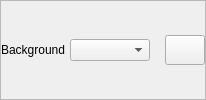
             <widget class="QFrame" name="background_7">
              <property name="maximumSize">
               <size>
                <width>16777215</width>
                <height>16777215</height>
               </size>
              </property>
              <property name="frameShape">
               <enum>QFrame::StyledPanel</enum>
              </property>
              <property name="frameShadow">
               <enum>QFrame::Raised</enum>
              </property>
              <layout class="QHBoxLayout" name="horizontalLayout_46">
               <property name="spacing">
                <number>4</number>
               </property>
               <property name="leftMargin">
                <number>0</number>
               </property>
               <property name="topMargin">
                <number>0</number>
               </property>
               <property name="rightMargin">
                <number>0</number>
               </property>
               <property name="bottomMargin">
                <number>0</number>
               </property>
               <item>
                <widget class="QLabel" name="background_8">
                 <property name="minimumSize">
                  <size>
                   <width>0</width>
                   <height>0</height>
                  </size>
                 </property>
                 <property name="maximumSize">
                  <size>
                   <width>70</width>
                   <height>16777215</height>
                  </size>
                 </property>
                 <property name="text">
                  <string>Background</string>
                 </property>
                </widget>
               </item>
               <item>
                <widget class="QComboBox" name="changeSelectedColor_32">
                 <property name="minimumSize">
                  <size>
                   <width>80</width>
                   <height>0</height>
                  </size>
                 </property>
                 <property name="maximumSize">
                  <size>
                   <width>80</width>
                   <height>16777215</height>
                  </size>
                 </property>
                </widget>
               </item>
               <item>
                <widget class="QLabel" name="selectedColor_32">
                 <property name="minimumSize">
                  <size>
                   <width>0</width>
                   <height>24</height>
                  </size>
                 </property>
                 <property name="maximumSize">
                  <size>
                   <width>50</width>
                   <height>24</height>
                  </size>
                 </property>
                 <property name="text">
                  <string/>
                 </property>
                </widget>
               </item>
               <item>
                <widget class="QPushButton" name="colorPicker_32">
                 <property name="minimumSize">
                  <size>
                   <width>40</width>
                   <height>30</height>
                  </size>
                 </property>
                 <property name="maximumSize">
                  <size>
                   <width>40</width>
                   <height>30</height>
                  </size>
                 </property>
                 <property name="cursor">
                  <cursorShape>PointingHandCursor</cursorShape>
                 </property>
                 <property name="text">
                  <string/>
                 </property>
                </widget>
               </item>
              </layout>
             </widget>
